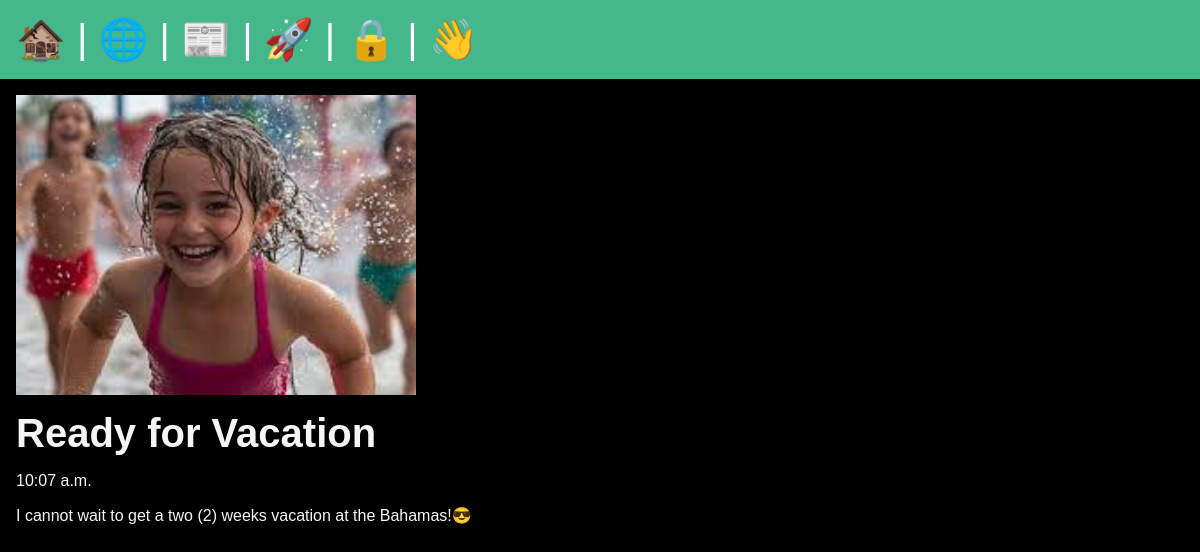
The app's page /posts/Vacation-Post with its own data.
### posts/models.py (models this page shows, shortened)
class Post(models.Model):
  title = models.CharField(max_length=75)
  body = models.TextField()
  slug = models.SlugField()
  date = models.TimeField(auto_now_add=True)
  banner = models.ImageField(default='fallback.jpg', blank=True)

### posts/views.py (the view)
# urls.py: path('<slug:slug>', views.post_page, name='page'),
def post_page(request, slug):
   post = Post.objects.all().get(slug=slug)
   return render(request, 'posts/post_page.html', {'post': post})

### posts/templates/posts/post_page.html (shortened to what this page needs)
{% extends 'layout.html' %}
{% block content %}
<section>
  <div class="img-container">
    <img class="img" src="{{post.banner.url}}" alt="{{post.title}}" />
  </div>
  <h1>{{ post.title }}</h1>
  <p>{{post.date}}</p>
  <p>{{post.body}}</p>
</section>
{% endblock %}

### static/css/style.css (style rules this page uses)
* { margin: 0; padding: 0; box-sizing: border-box; }
body { font-family: Arial; min-height: 100vh; font-size: 3rem; color: whitesmoke; background-color: black; }
section { display: flex; flex-flow: column; gap: 1rem; }
h1, h2 { font-size: 2.5rem; }
p { font-size: 1rem; }
.img-container { width: 400px; height: 300px; }
.img { width: 100%; height: 100%; object-fit: cover; }

### records on screen
Post: banner (picture), title "Ready for Vacation", date "10:07 a.m.", body "I cannot wait to get a two (2) weeks vacation at the Bahamas!😎"
